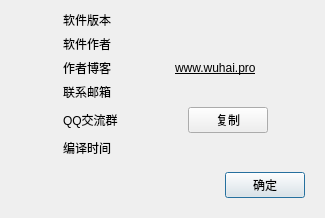
<?xml version="1.0" encoding="UTF-8"?>
<ui version="4.0">
 <class>SAKVersion</class>
 <widget class="QDialog" name="SAKVersion">
  <property name="geometry">
   <rect>
    <x>0</x>
    <y>0</y>
    <width>325</width>
    <height>186</height>
   </rect>
  </property>
  <property name="windowTitle">
   <string>关于软件</string>
  </property>
  <layout class="QGridLayout" name="gridLayout">
   <item row="0" column="4">
    <spacer name="horizontalSpacer_4">
     <property name="orientation">
      <enum>Qt::Horizontal</enum>
     </property>
     <property name="sizeType">
      <enum>QSizePolicy::Fixed</enum>
     </property>
     <property name="sizeHint" stdset="0">
      <size>
       <width>40</width>
       <height>1</height>
      </size>
     </property>
    </spacer>
   </item>
   <item row="6" column="0" colspan="5">
    <widget class="QFrame" name="frame">
     <property name="styleSheet">
      <string notr="true">QFrame {
	border: 0
}</string>
     </property>
     <property name="frameShape">
      <enum>QFrame::StyledPanel</enum>
     </property>
     <property name="frameShadow">
      <enum>QFrame::Raised</enum>
     </property>
     <layout class="QHBoxLayout" name="horizontalLayout">
      <item>
       <spacer name="horizontalSpacer_3">
        <property name="orientation">
         <enum>Qt::Horizontal</enum>
        </property>
        <property name="sizeHint" stdset="0">
         <size>
          <width>40</width>
          <height>20</height>
         </size>
        </property>
       </spacer>
      </item>
      <item>
       <widget class="QPushButton" name="pushButton">
        <property name="text">
         <string>确定</string>
        </property>
       </widget>
      </item>
     </layout>
    </widget>
   </item>
   <item row="1" column="3">
    <widget class="QLabel" name="labelAuthor">
     <property name="text">
      <string/>
     </property>
    </widget>
   </item>
   <item row="2" column="3">
    <widget class="QLabel" name="labelBlog">
     <property name="styleSheet">
      <string notr="true">QLabel {
	color: &quot;blue&quot;;
	text-decoration:underline;
}</string>
     </property>
     <property name="text">
      <string>www.wuhai.pro</string>
     </property>
    </widget>
   </item>
   <item row="2" column="1">
    <widget class="QLabel" name="label_5">
     <property name="text">
      <string>作者博客</string>
     </property>
    </widget>
   </item>
   <item row="4" column="1">
    <widget class="QLabel" name="label_2">
     <property name="text">
      <string>QQ交流群</string>
     </property>
    </widget>
   </item>
   <item row="3" column="3">
    <widget class="QLabel" name="labelEmail">
     <property name="text">
      <string/>
     </property>
    </widget>
   </item>
   <item row="0" column="3">
    <widget class="QLabel" name="labelVersion">
     <property name="text">
      <string/>
     </property>
    </widget>
   </item>
   <item row="5" column="1">
    <widget class="QLabel" name="label_8">
     <property name="text">
      <string>编译时间</string>
     </property>
    </widget>
   </item>
   <item row="0" column="0">
    <spacer name="horizontalSpacer_2">
     <property name="orientation">
      <enum>Qt::Horizontal</enum>
     </property>
     <property name="sizeType">
      <enum>QSizePolicy::Fixed</enum>
     </property>
     <property name="sizeHint" stdset="0">
      <size>
       <width>40</width>
       <height>1</height>
      </size>
     </property>
    </spacer>
   </item>
   <item row="0" column="2">
    <spacer name="horizontalSpacer">
     <property name="orientation">
      <enum>Qt::Horizontal</enum>
     </property>
     <property name="sizeType">
      <enum>QSizePolicy::Fixed</enum>
     </property>
     <property name="sizeHint" stdset="0">
      <size>
       <width>20</width>
       <height>1</height>
      </size>
     </property>
    </spacer>
   </item>
   <item row="1" column="1">
    <widget class="QLabel" name="label_3">
     <property name="text">
      <string>软件作者</string>
     </property>
    </widget>
   </item>
   <item row="3" column="1">
    <widget class="QLabel" name="label_7">
     <property name="text">
      <string>联系邮箱</string>
     </property>
    </widget>
   </item>
   <item row="5" column="3">
    <widget class="QLabel" name="labelDatetime">
     <property name="text">
      <string/>
     </property>
    </widget>
   </item>
   <item row="0" column="1">
    <widget class="QLabel" name="label">
     <property name="sizePolicy">
      <sizepolicy hsizetype="Fixed" vsizetype="Preferred">
       <horstretch>0</horstretch>
       <verstretch>0</verstretch>
      </sizepolicy>
     </property>
     <property name="text">
      <string>软件版本</string>
     </property>
    </widget>
   </item>
   <item row="4" column="3">
    <widget class="QFrame" name="frame_2">
     <property name="styleSheet">
      <string notr="true">QFrame {
	border: 0
}</string>
     </property>
     <property name="frameShape">
      <enum>QFrame::StyledPanel</enum>
     </property>
     <property name="frameShadow">
      <enum>QFrame::Raised</enum>
     </property>
     <layout class="QHBoxLayout" name="horizontalLayout_2">
      <property name="leftMargin">
       <number>0</number>
      </property>
      <property name="topMargin">
       <number>0</number>
      </property>
      <property name="rightMargin">
       <number>0</number>
      </property>
      <property name="bottomMargin">
       <number>0</number>
      </property>
      <item>
       <widget class="QLabel" name="labelQQ">
        <property name="text">
         <string/>
        </property>
       </widget>
      </item>
      <item>
       <widget class="QPushButton" name="pushButtonCopy">
        <property name="sizePolicy">
         <sizepolicy hsizetype="Fixed" vsizetype="Fixed">
          <horstretch>0</horstretch>
          <verstretch>0</verstretch>
         </sizepolicy>
        </property>
        <property name="text">
         <string>复制</string>
        </property>
       </widget>
      </item>
     </layout>
    </widget>
   </item>
  </layout>
 </widget>
 <resources/>
 <connections>
  <connection>
   <sender>pushButton</sender>
   <signal>clicked()</signal>
   <receiver>SAKVersion</receiver>
   <slot>accept()</slot>
   <hints>
    <hint type="sourcelabel">
     <x>153</x>
     <y>126</y>
    </hint>
    <hint type="destinationlabel">
     <x>196</x>
     <y>156</y>
    </hint>
   </hints>
  </connection>
 </connections>
</ui>
